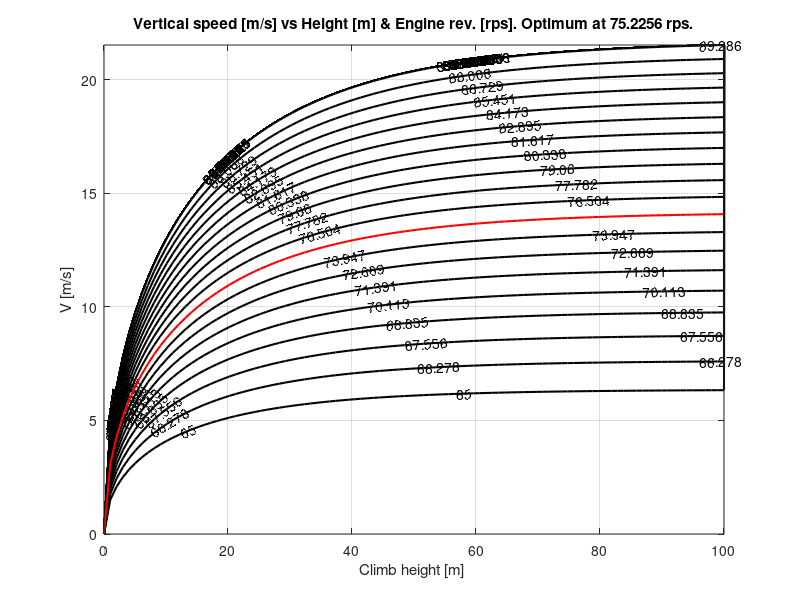
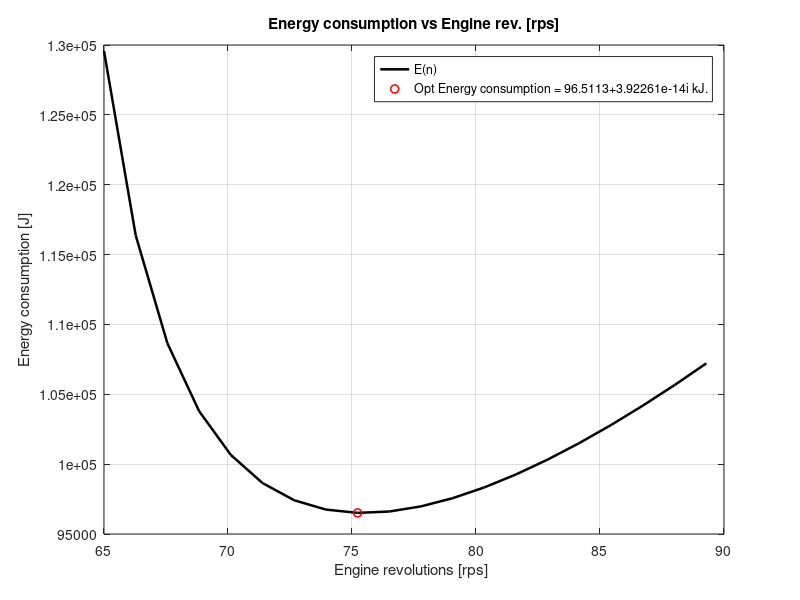
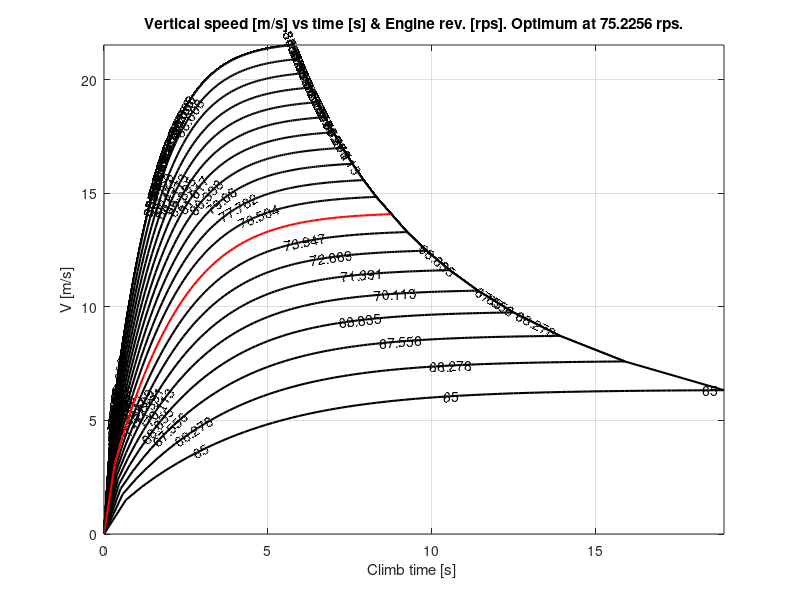
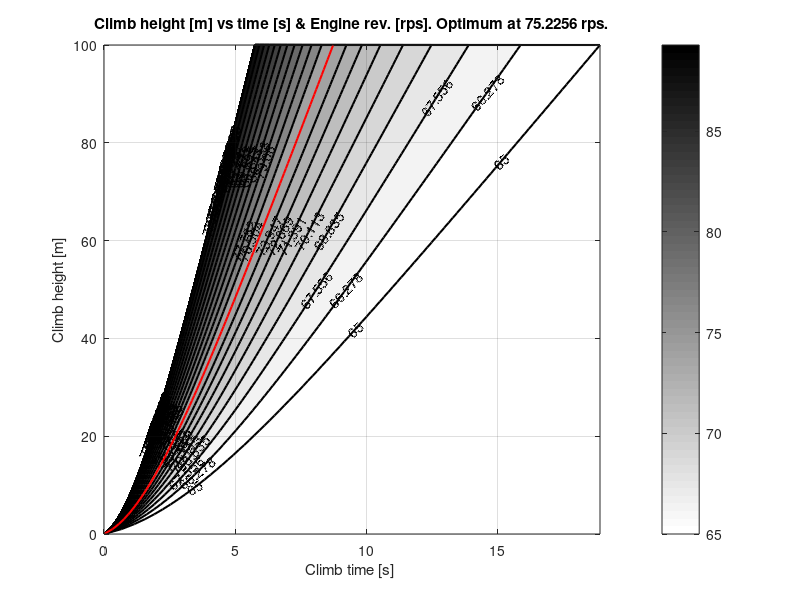

The MATLAB script that drew these images, in order: (Note: this script raises an error after producing the figures.)
%% Code for solving Min Enegy consumption for a altitude difference for Vertical Take-off
clear all

close all



%% Aerodynamic model
alpha_V = -90*pi/180; % [º] Because of Vertical TO

p_CL_ac = [0.582;3.345731;-0.642635;-2.187085;0.713766;0.377985;-0.2946314;-0.004890;0.043976];


p_CD_ac = [0.08034; 0.0179749;3.715949;-0.852857;-2.376796;1.049514;0.53177; -0.485949; -0.0586846;0.0778734];


% Full model w.r.t angle of attack
CL = @(alpha) p_CL_ac(9)*alpha.^8+p_CL_ac(8)*alpha.^7 + p_CL_ac(7)*alpha.^6 + p_CL_ac(6)*alpha.^5 + p_CL_ac(5)*alpha.^4 + p_CL_ac(4)*alpha.^3 ...
    + p_CL_ac(3)*alpha.^2 + p_CL_ac(2)*alpha + p_CL_ac(1);

CD = @(alpha) p_CD_ac(10)*alpha.^9 + p_CD_ac(9)*alpha.^8 + p_CD_ac(8)*alpha.^7 + p_CD_ac(7)*alpha.^6 + p_CD_ac(6)*alpha.^5 + p_CD_ac(5)*alpha.^4 + p_CD_ac(4)*alpha.^3 ...
    + p_CD_ac(3)*alpha.^2 + p_CD_ac(2)*alpha + p_CD_ac(1);

%% Propulsive Model

CT0 =  0.089050757500461;
CT1 = -0.026659496766654;
CT2 = -0.162620845549081;


CP0 = 0.034214580122684;
CP1 = -0.002523708791417;
CP2 = 0.116121898742278;
CP3 = -0.248807360672063;


%% Loads and weight
mTOW = 21.39; % Maximum T-O Mass [kg]
g    = 9.81; % Gravity [m/s^2]
W     = mTOW*g;

S = 0.430279179101; % Reference surface [m^2]
rho   = 1.225;


%% Electric
tau = 0.2;
eta_m = 0.88*0.98*0.95; % Engine and electrical efficiency
mbatt = 7; %[kg]
e0    = 720e3; %[J/kg]
E     = e0*mbatt;  %[J] Total energy of the battery packs
N_eng = 2; % Number of engines
D     = 0.7112; % Propeller Diameter [m]

RPMMAX_APC = 150000; % Max RPM of AXI motors
D_inches = D*1000/25.4; % Diameter in inches
rps_max = RPMMAX_APC/(D_inches*60); % Max rps of the AXI motors w.r.t. the diameter


%% Set deltaH (altitude difference)

deltaH = 100; %[m]

%%%%%%%%%%%%%%%%%%%%%%%%%%%%%%%%%%%%%%%%%%%%%%%%%%%%%%%%%%%%%%%%%%%%

%% First Method: Pseudo-Analytical with integrals:


% First, we define the constants:

a_int = rho*(N_eng*D^2*CT2-1/2*S*CD(alpha_V))/mTOW;
b_int = @(n) rho*(N_eng*n*D^3*CT1)/mTOW;
c_int = @(n) rho*(N_eng*n^2*D^4*CT0)/mTOW-g;



% Define vector for rps and deltaH:
Nlin = 20;
Hlin = 100;
n_v      = linspace(65,rps_max,Nlin);
% Start interpolation from known segment (IDEA)

deltaH_v = linspace(0,deltaH,Hlin);

%% Preallocate for speed
V_sol = zeros(Nlin,1);

H_v   = zeros(Hlin,1);
t_v   = zeros(Hlin,Nlin);

V_sol(1) = 0;
H_v  (1) = 0;
t_v  (1) = 0;
options = optimset('TolX',1e-5,'MaxIter',2000);

%% Start loop
for ii = 1:Nlin
    % Define revolutions at which we are flying
    n_input = n_v(ii);
    
    % Start climb from H = 0
    V00 = 0;
    V_0 = 0.5;
    for jj = 2:Hlin
        
        h_step = deltaH_v(jj)-deltaH_v(jj-1);
        
        % We calculate the analytical integral:
        % V_ev is the speed we are evaluating the function.
        fV_ev = @(V_ev,n) log(abs(a_int*V_ev^2+b_int(n)*V_ev+c_int(n)))/(2*a_int)-(b_int(n)*atan((2*a_int*V_ev+b_int(n))/sqrt(4*a_int*c_int(n)-b_int(n)^2)))...
            /(a_int*sqrt(4*a_int*c_int(n)-b_int(n)^2)) ;
        
        
        
        % Solve VF for a given RPM
        
        
        V_sol(jj,ii) = fsolve(@(V_ev) fV_ev(V_ev,n_input)- fV_ev(V00,n_input) - h_step,V_0,options);
        
        
        % For the next step, we start from a higher speed
        V00 = V_sol(jj,ii);
        % Update initial iterant
        V_0 = V_sol(jj,ii);
        H_v (jj) = h_step + H_v(jj-1);
        t_v (jj,ii) = h_step/V_sol(jj,ii) + t_v(jj-1,ii);
    end
    
end



%% Calculate Energy for each iteration

VF_sol = V_sol(end,:)';

% Define the constants of the Power function

ap_int = rho*N_eng*CP3*D^2/eta_m/(1-tau); 
bp_int = @(n) rho*N_eng*CP2*n*D^3/eta_m/(1-tau); 
cp_int = @(n) rho*N_eng*CP1*n^2*D^4/eta_m/(1-tau); 
dp_int = @(n) rho*N_eng*CP0*n^3*D^5/eta_m/(1-tau); 


f_Energy = @(V_E,n)-((-a_int^2*cp_int(n)+a_int*b_int(n)*bp_int(n)+a_int*c_int(n)*ap_int-b_int(n)^2*ap_int)*log(abs(a_int*V_E^2+b_int(n)*V_E+c_int(n))))/...
    (2*a_int^3)-((-a_int^2*dp_int(n)-(b_int(n)*(-a_int^2*cp_int(n)+a_int*b_int(n)*bp_int(n)+a_int*c_int(n)*ap_int-b_int(n)^2*ap_int))/(2*a_int)+c_int(n)*(a_int*bp_int(n)-b_int(n)*ap_int))...
    *atan((2*a_int*V_E+b_int(n))/(2*sqrt(a_int)*sqrt(c_int(n)-b_int(n)^2/(4*a_int)))))/(a_int^(5/2)*sqrt(c_int(n)-b_int(n)^2/(4*a_int)))...
    +(ap_int*V_E^2)/(2*a_int)+(bp_int(n)/a_int-(b_int(n)*ap_int)/a_int^2)*V_E;

E_v = zeros(Nlin,1);
for ii = 1:Nlin
   
   E_v (ii) =   f_Energy(VF_sol(ii),n_v(ii))-f_Energy(0,n_v(ii));
   
    
end

[minEv,indexminE] = min(E_v);

%% Calculate optimum rps solution

% RPS that give minimum Energy consumption
n_min = n_v(indexminE);


%% Define matrices for plot
Hmat = repmat(H_v',Nlin,1)';
nmat = repmat(n_v,Hlin,1);
tmat = repmat(t_v',Nlin,1)';

vect_cc_n = linspace(min(min(nmat)),max(max(nmat)),Nlin)';


figure(1)
[n_c,h_nmat_c] = contourf([Hmat(:,1:indexminE-1) Hmat(:,indexminE+1:Nlin)],...
    [V_sol(:,1:indexminE-1) V_sol(:,indexminE+1:Nlin)],[nmat(:,1:indexminE-1) nmat(:,indexminE+1:Nlin)],[vect_cc_n(1:indexminE-1); vect_cc_n(indexminE+1:Nlin)],'k','LineWidth',1.5);
clabel(n_c,h_nmat_c)
hold on
plot (Hmat(:,indexminE),V_sol(:,indexminE),'r','LineWidth',1.5);
colormap(flipud(colormap('white')))
grid on
Title1 = strcat(['Vertical speed [m/s] vs Height [m] & Engine rev. [rps]. Optimum at ' num2str(n_min) ' rps.']);
title(Title1)
xlabel('Climb height [m] ')
ylabel('V [m/s]')
caxis([min(min(nmat)) max(max(nmat))]); %%%%%%%%%%%%%%%



figure(2)

plot(n_v,E_v,'k','LineWidth',1.8)
grid on
hold on
plot(n_min,minEv,'or','LineWidth',1.2)
xlabel('Engine revolutions [rps] ')
ylabel('Energy consumption [J]')
Title2 = strcat('Energy consumption vs Engine rev. [rps]');
title(Title2)
legend('E(n)',['Opt Energy consumption = ' num2str(minEv/1000) ' kJ.'],'Location','best')

figure(3)

[n_c2,t_nmat_c] = contourf([tmat(:,1:indexminE-1) tmat(:,indexminE+1:Nlin)],...
    [V_sol(:,1:indexminE-1) V_sol(:,indexminE+1:Nlin)],[nmat(:,1:indexminE-1) nmat(:,indexminE+1:Nlin)],[vect_cc_n(1:indexminE-1); vect_cc_n(indexminE+1:Nlin)],'k','LineWidth',1.5);
clabel(n_c2,t_nmat_c)
colormap(flipud(colormap('white')))
hold on
plot (tmat(:,indexminE),V_sol(:,indexminE),'r','LineWidth',1.5);
grid on
Title3 = strcat(['Vertical speed [m/s] vs time [s] & Engine rev. [rps]. Optimum at ' num2str(n_min) ' rps.']);
title(Title3)
xlabel('Climb time [s] ')
ylabel('V [m/s]')
caxis([min(min(nmat)) max(max(nmat))]); %%%%%%%%%%%%%%%


figure(4)

[n_c3,ht_nmat_c] = contourf([tmat(:,1:indexminE-1) tmat(:,indexminE+1:Nlin)],...
    [Hmat(:,1:indexminE-1) Hmat(:,indexminE+1:Nlin)],[nmat(:,1:indexminE-1) nmat(:,indexminE+1:Nlin)],[vect_cc_n(1:indexminE-1); vect_cc_n(indexminE+1:Nlin)],'k','LineWidth',1.5);
clabel(n_c3,ht_nmat_c)
colormap(flipud(colormap('gray')))
hold on
plot (tmat(:,indexminE),Hmat(:,indexminE),'r','LineWidth',1.5);
grid on
Title3 = strcat(['Climb height [m] vs time [s] & Engine rev. [rps]. Optimum at ' num2str(n_min) ' rps.']);
title(Title3)
xlabel('Climb time [s] ')
ylabel('Climb height [m]')
         sidebar = colorbar;  %%%%%%%%%%%%%%%%%%%
         sidebar.Label.FontSize = 11;   %%%%%%%%%%%%%%%%%%%
         sidebar.Label.FontWeight = 'bold';   %%%%%%%%%%%%%%%%%%%
         sidebar.Label.Position(1) = 2;   %%%%%%%%%%%%%%%%%%%
        caxis([min(min(nmat)) 1.2*max(max(nmat))]); %%%%%%%%%%%%%%%



